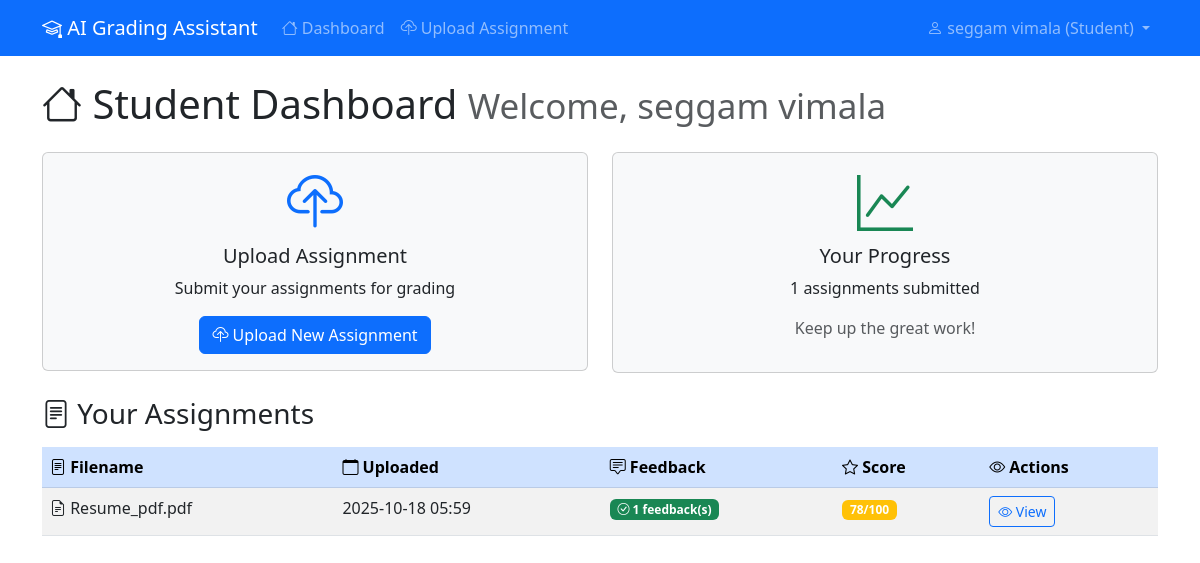
The app's page /student/dashboard (signed in) with its own data.
### StudyBuddy/models.py (models this page shows, shortened)
class User(UserMixin, db.Model):
    id = db.Column(db.Integer, primary_key=True)
    name = db.Column(db.String(100), nullable=False)
    email = db.Column(db.String(120), unique=True, nullable=False)
    password_hash = db.Column(db.String(200), nullable=False)
    role = db.Column(db.String(20), nullable=False)  # 'student' or 'teacher'
    created_at = db.Column(db.DateTime, default=datetime.utcnow)
    assignments = db.relationship('Assignment', backref='student', lazy=True, foreign_keys='Assignment.student_id')
    feedbacks = db.relationship('Feedback', backref='teacher', lazy=True, foreign_keys='Feedback.teacher_id')

class Assignment(db.Model):
    id = db.Column(db.Integer, primary_key=True)
    student_id = db.Column(db.Integer, db.ForeignKey('user.id'), nullable=False)
    filename = db.Column(db.String(255), nullable=False)
    filepath = db.Column(db.String(500), nullable=False)
    text_content = db.Column(db.Text, nullable=True)
    uploaded_at = db.Column(db.DateTime, default=datetime.utcnow)
    feedbacks = db.relationship('Feedback', backref='assignment', lazy=True, cascade='all, delete-orphan')

class Feedback(db.Model):
    id = db.Column(db.Integer, primary_key=True)
    assignment_id = db.Column(db.Integer, db.ForeignKey('assignment.id'), nullable=False)
    teacher_id = db.Column(db.Integer, db.ForeignKey('user.id'), nullable=False)
    content = db.Column(db.Text, nullable=False)
    score = db.Column(db.Integer, nullable=True)  # 0-100
    generated_by_ai = db.Column(db.Boolean, default=True)
    created_at = db.Column(db.DateTime, default=datetime.utcnow)

### StudyBuddy/app.py (the view)
@app.route('/student/dashboard')
@login_required
def student_dashboard():
    if current_user.role != 'student':
        return redirect(url_for('teacher_dashboard'))
    assignments = Assignment.query.filter_by(student_id=current_user.id).order_by(Assignment.uploaded_at.desc()).all()
    return render_template('dashboard_student.html', assignments=assignments)

### StudyBuddy/app.py (called while the page is built)
@login_manager.user_loader
def load_user(user_id):
    return User.query.get(int(user_id))

### StudyBuddy/templates/dashboard_student.html (shortened to what this page needs)
{% extends "base.html" %}
{% block content %}
<div class="row">
    <div class="col-12">
        <h1 class="mb-4">
            <i class="bi bi-house"></i> Student Dashboard
            <small class="text-muted">Welcome, {{ current_user.name }}</small>
        </h1>
    </div>
</div>
<div class="row mb-4">
    <div class="col-md-6">
        <div class="card bg-light">
            <div class="card-body text-center">
                <i class="bi bi-cloud-upload display-4 text-primary"></i>
                <h5 class="card-title mt-2">Upload Assignment</h5>
                <p class="card-text">Submit your assignments for grading</p>
                <a href="{{ url_for('upload_assignment') }}" class="btn btn-primary">
                    <i class="bi bi-cloud-upload"></i> Upload New Assignment
                </a>
            </div>
        </div>
    </div>
    <div class="col-md-6">
        <div class="card bg-light">
            <div class="card-body text-center">
                <i class="bi bi-graph-up display-4 text-success"></i>
                <h5 class="card-title mt-2">Your Progress</h5>
                <p class="card-text">{{ assignments|length }} assignments submitted</p>
                <p class="text-muted">Keep up the great work!</p>
            </div>
        </div>
    </div>
</div>
<div class="row">
    <div class="col-12">
        <h3 class="mb-3">
            <i class="bi bi-file-text"></i> Your Assignments
        </h3>
        {% if assignments %}
        <div class="table-responsive">
            <table class="table table-striped">
                <thead class="table-primary">
                    <tr>
                        <th><i class="bi bi-file-text"></i> Filename</th>
                        <th><i class="bi bi-calendar"></i> Uploaded</th>
                        <th><i class="bi bi-chat-square-text"></i> Feedback</th>
                        <th><i class="bi bi-star"></i> Score</th>
                        <th><i class="bi bi-eye"></i> Actions</th>
                    </tr>
                </thead>
                <tbody>
                    {% for assignment in assignments %}
                    <tr>
                        <td>
                            <i class="bi bi-file-earmark-text"></i>
                            {{ assignment.filename }}
                        </td>
                        <td>{{ assignment.uploaded_at.strftime('%Y-%m-%d %H:%M') }}</td>
                        <td>
                            {% if assignment.feedbacks %}
                                <span class="badge bg-success">
                                    <i class="bi bi-check-circle"></i> {{ assignment.feedbacks|length }} feedback(s)
                                </span>
                            {% else %}
                                <span class="badge bg-warning">
                                    <i class="bi bi-clock"></i> Pending
                                </span>
                            {% endif %}
                        </td>
                        <td>
                            {% if assignment.feedbacks %}
                                {% set latest_feedback = assignment.feedbacks|selectattr('score')|first %}
                                {% if latest_feedback %}
                                    <span class="badge bg-{{ 'success' if latest_feedback.score >= 80 else 'warning' if latest_feedback.score >= 60 else 'danger' }}">
                                        {{ latest_feedback.score }}/100
                                    </span>
                                {% else %}
                                    <span class="text-muted">-</span>
                                {% endif %}
                            {% else %}
                                <span class="text-muted">-</span>
                            {% endif %}
                        </td>
                        <td>
                            <a href="{{ url_for('view_assignment', assignment_id=assignment.id) }}" class="btn btn-sm btn-outline-primary">
                                <i class="bi bi-eye"></i> View
                            </a>
                        </td>
                    </tr>
                    {% endfor %}
                </tbody>
            </table>
        </div>
        {% endif %}
    </div>
</div>
{% endblock %}

### StudyBuddy/templates/base.html (shortened to what this page needs)
<!DOCTYPE html>
<html lang="en">
<head>
    <link href="https://cdn.jsdelivr.net/npm/bootstrap@5.3.0/dist/css/bootstrap.min.css" rel="stylesheet">
    <link href="https://cdn.jsdelivr.net/npm/bootstrap-icons@1.10.0/font/bootstrap-icons.css" rel="stylesheet">
</head>
<body>
    <nav class="navbar navbar-expand-lg navbar-dark bg-primary">
        <div class="container">
            <a class="navbar-brand" href="{{ url_for('index') }}">
                <i class="bi bi-mortarboard"></i> AI Grading Assistant
            </a>
            {% if current_user.is_authenticated %}
            <div class="collapse navbar-collapse" id="navbarNav">
                <ul class="navbar-nav me-auto">
                    {% if current_user.role == 'student' %}
                    <li class="nav-item">
                        <a class="nav-link" href="{{ url_for('student_dashboard') }}">
                            <i class="bi bi-house"></i> Dashboard
                        </a>
                    </li>
                    <li class="nav-item">
                        <a class="nav-link" href="{{ url_for('upload_assignment') }}">
                            <i class="bi bi-cloud-upload"></i> Upload Assignment
                        </a>
                    </li>
                    {% endif %}
                </ul>
                <ul class="navbar-nav">
                    <li class="nav-item dropdown">
                        <a class="nav-link dropdown-toggle" href="#" role="button" data-bs-toggle="dropdown">
                            <i class="bi bi-person"></i> {{ current_user.name }} ({{ current_user.role.title() }})
                        </a>
                    </li>
                </ul>
            </div>
            {% endif %}
        </div>
    </nav>
    <main class="container mt-4">
        {% block content %}{% endblock %}
    </main>
</body>
</html>

### records on screen
User: name "seggam vimala", role "Student"
Assignment: filename "Resume_pdf.pdf", uploaded_at "2025-10-18 05:59", feedbacks|length "1"
Feedback: score "78"

### other values on screen
{{ assignments|length }} "1"
